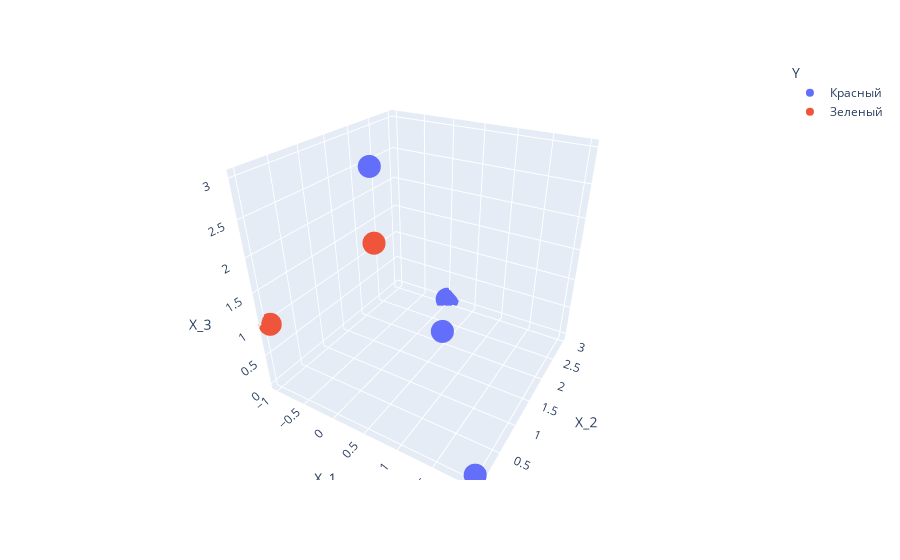

Notebook code for this chart:
### Code cell
px.scatter_3d(example_data, x = "X_1", y = "X_2", z = "X_3", color = "Y")

### Figure 1 — Plotly figure (JSON) as saved in the notebook; plotly's stock layout.template omitted (floating-point values rounded to 4 significant figures)
{"data": [{"hovertemplate": "Y=Красный<br>X_1=%{x}<br>X_2=%{y}<br>X_3=%{z}<extra></extra>", "legendgroup": "Красный", "marker": {"color": "#636efa", "symbol": "circle"}, "mode": "markers", "name": "Красный", "scene": "scene", "showlegend": true, "type": "scatter3d", "x": [0, 2, 0, 1], "y": [3, 0, 1, 1], "z": [0, 0, 3, 1]}, {"hovertemplate": "Y=Зеленый<br>X_1=%{x}<br>X_2=%{y}<br>X_3=%{z}<extra></extra>", "legendgroup": "Зеленый", "marker": {"color": "#EF553B", "symbol": "circle"}, "mode": "markers", "name": "Зеленый", "scene": "scene", "showlegend": true, "type": "scatter3d", "x": [0, -1], "y": [1, 0], "z": [2, 1]}], "layout": {"autosize": true, "legend": {"title": {"text": "Y"}, "tracegroupgap": 0}, "margin": {"t": 60}, "scene": {"aspectmode": "auto", "aspectratio": {"x": 1.0, "y": 1.0, "z": 1.0}, "camera": {"center": {"x": 0, "y": 0, "z": 0}, "eye": {"x": 0.9291, "y": -1.581, "z": 1.081}, "projection": {"type": "perspective"}, "up": {"x": 0, "y": 0, "z": 1}}, "domain": {"x": [0, 1], "y": [0, 1]}, "xaxis": {"title": {"text": "X_1"}, "type": "linear"}, "yaxis": {"title": {"text": "X_2"}, "type": "linear"}, "zaxis": {"title": {"text": "X_3"}, "type": "linear"}}}}
